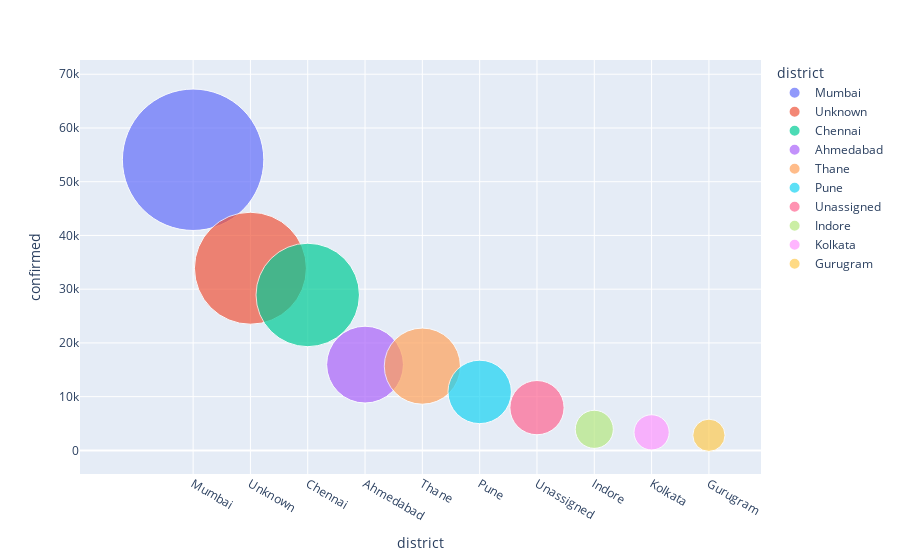
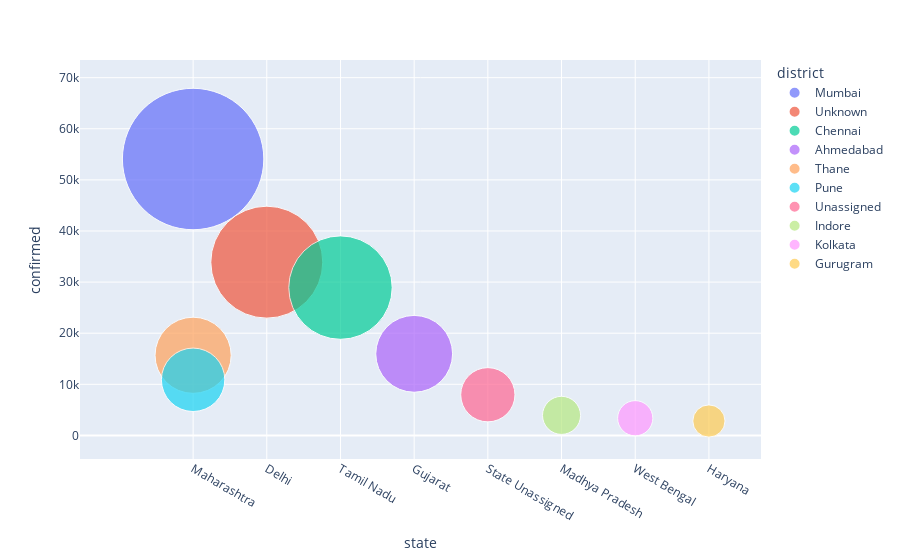

Notebook code for these charts, in order:
### Markdown cell above
# TOP INDIAN STATES THAT ARE EFFECTED

### Code cell
fig=px.scatter(sorted_data.head(10),x='district',y='confirmed',size='confirmed', color='district',hover_name='district',size_max=100)

fig.update_layout() ## to apply some updation .let me check it later
fig.show()
state_fig=px.scatter(sorted_data.head(10),x='state',y='confirmed',size='confirmed', color='district',hover_name='state',size_max=100 )
state_fig.show()

### Figure 1 — Plotly figure (JSON) as saved in the notebook; plotly's stock layout.template omitted (floating-point values rounded to 4 significant figures)
{"data": [{"hovertemplate": "<b>%{hovertext}</b><br><br>district=%{x}<br>confirmed=%{marker.size}<extra></extra>", "hovertext": ["Mumbai"], "legendgroup": "Mumbai", "marker": {"color": "#636efa", "size": [54085], "sizemode": "area", "sizeref": 5.409, "symbol": "circle"}, "mode": "markers", "name": "Mumbai", "orientation": "v", "showlegend": true, "type": "scatter", "x": ["Mumbai"], "xaxis": "x", "y": [54085], "yaxis": "y"}, {"hovertemplate": "<b>%{hovertext}</b><br><br>district=%{x}<br>confirmed=%{marker.size}<extra></extra>", "hovertext": ["Unknown"], "legendgroup": "Unknown", "marker": {"color": "#EF553B", "size": [33899], "sizemode": "area", "sizeref": 5.409, "symbol": "circle"}, "mode": "markers", "name": "Unknown", "orientation": "v", "showlegend": true, "type": "scatter", "x": ["Unknown"], "xaxis": "x", "y": [33899], "yaxis": "y"}, {"hovertemplate": "<b>%{hovertext}</b><br><br>district=%{x}<br>confirmed=%{marker.size}<extra></extra>", "hovertext": ["Chennai"], "legendgroup": "Chennai", "marker": {"color": "#00cc96", "size": [28924], "sizemode": "area", "sizeref": 5.409, "symbol": "circle"}, "mode": "markers", "name": "Chennai", "orientation": "v", "showlegend": true, "type": "scatter", "x": ["Chennai"], "xaxis": "x", "y": [28924], "yaxis": "y"}, {"hovertemplate": "<b>%{hovertext}</b><br><br>district=%{x}<br>confirmed=%{marker.size}<extra></extra>", "hovertext": ["Ahmedabad"], "legendgroup": "Ahmedabad", "marker": {"color": "#ab63fa", "size": [15962], "sizemode": "area", "sizeref": 5.409, "symbol": "circle"}, "mode": "markers", "name": "Ahmedabad", "orientation": "v", "showlegend": true, "type": "scatter", "x": ["Ahmedabad"], "xaxis": "x", "y": [15962], "yaxis": "y"}, {"hovertemplate": "<b>%{hovertext}</b><br><br>district=%{x}<br>confirmed=%{marker.size}<extra></extra>", "hovertext": ["Thane"], "legendgroup": "Thane", "marker": {"color": "#FFA15A", "size": [15679], "sizemode": "area", "sizeref": 5.409, "symbol": "circle"}, "mode": "markers", "name": "Thane", "orientation": "v", "showlegend": true, "type": "scatter", "x": ["Thane"], "xaxis": "x", "y": [15679], "yaxis": "y"}, {"hovertemplate": "<b>%{hovertext}</b><br><br>district=%{x}<br>confirmed=%{marker.size}<extra></extra>", "hovertext": ["Pune"], "legendgroup": "Pune", "marker": {"color": "#19d3f3", "size": [10882], "sizemode": "area", "sizeref": 5.409, "symbol": "circle"}, "mode": "markers", "name": "Pune", "orientation": "v", "showlegend": true, "type": "scatter", "x": ["Pune"], "xaxis": "x", "y": [10882], "yaxis": "y"}, {"hovertemplate": "<b>%{hovertext}</b><br><br>district=%{x}<br>confirmed=%{marker.size}<extra></extra>", "hovertext": ["Unassigned"], "legendgroup": "Unassigned", "marker": {"color": "#FF6692", "size": [7955], "sizemode": "area", "sizeref": 5.409, "symbol": "circle"}, "mode": "markers", "name": "Unassigned", "orientation": "v", "showlegend": true, "type": "scatter", "x": ["Unassigned"], "xaxis": "x", "y": [7955], "yaxis": "y"}, {"hovertemplate": "<b>%{hovertext}</b><br><br>district=%{x}<br>confirmed=%{marker.size}<extra></extra>", "hovertext": ["Indore"], "legendgroup": "Indore", "marker": {"color": "#B6E880", "size": [3922], "sizemode": "area", "sizeref": 5.409, "symbol": "circle"}, "mode": "markers", "name": "Indore", "orientation": "v", "showlegend": true, "type": "scatter", "x": ["Indore"], "xaxis": "x", "y": [3922], "yaxis": "y"}, {"hovertemplate": "<b>%{hovertext}</b><br><br>district=%{x}<br>confirmed=%{marker.size}<extra></extra>", "hovertext": ["Kolkata"], "legendgroup": "Kolkata", "marker": {"color": "#FF97FF", "size": [3356], "sizemode": "area", "sizeref": 5.409, "symbol": "circle"}, "mode": "markers", "name": "Kolkata", "orientation": "v", "showlegend": true, "type": "scatter", "x": ["Kolkata"], "xaxis": "x", "y": [3356], "yaxis": "y"}, {"hovertemplate": "<b>%{hovertext}</b><br><br>district=%{x}<br>confirmed=%{marker.size}<extra></extra>", "hovertext": ["Gurugram"], "legendgroup": "Gurugram", "marker": {"color": "#FECB52", "size": [2815], "sizemode": "area", "sizeref": 5.409, "symbol": "circle"}, "mode": "markers", "name": "Gurugram", "orientation": "v", "showlegend": true, "type": "scatter", "x": ["Gurugram"], "xaxis": "x", "y": [2815], "yaxis": "y"}], "layout": {"legend": {"itemsizing": "constant", "title": {"text": "district"}, "tracegroupgap": 0}, "margin": {"t": 60}, "xaxis": {"anchor": "y", "categoryarray": ["Mumbai", "Unknown", "Chennai", "Ahmedabad", "Thane", "Pune", "Unassigned", "Indore", "Kolkata", "Gurugram"], "categoryorder": "array", "domain": [0, 1], "title": {"text": "district"}}, "yaxis": {"anchor": "x", "domain": [0, 1], "title": {"text": "confirmed"}}}}

### Figure 2 — Plotly figure (JSON) as saved in the notebook; plotly's stock layout.template omitted (floating-point values rounded to 4 significant figures)
{"data": [{"hovertemplate": "<b>%{hovertext}</b><br><br>district=Mumbai<br>state=%{x}<br>confirmed=%{marker.size}<extra></extra>", "hovertext": ["Maharashtra"], "legendgroup": "Mumbai", "marker": {"color": "#636efa", "size": [54085], "sizemode": "area", "sizeref": 5.409, "symbol": "circle"}, "mode": "markers", "name": "Mumbai", "orientation": "v", "showlegend": true, "type": "scatter", "x": ["Maharashtra"], "xaxis": "x", "y": [54085], "yaxis": "y"}, {"hovertemplate": "<b>%{hovertext}</b><br><br>district=Unknown<br>state=%{x}<br>confirmed=%{marker.size}<extra></extra>", "hovertext": ["Delhi"], "legendgroup": "Unknown", "marker": {"color": "#EF553B", "size": [33899], "sizemode": "area", "sizeref": 5.409, "symbol": "circle"}, "mode": "markers", "name": "Unknown", "orientation": "v", "showlegend": true, "type": "scatter", "x": ["Delhi"], "xaxis": "x", "y": [33899], "yaxis": "y"}, {"hovertemplate": "<b>%{hovertext}</b><br><br>district=Chennai<br>state=%{x}<br>confirmed=%{marker.size}<extra></extra>", "hovertext": ["Tamil Nadu"], "legendgroup": "Chennai", "marker": {"color": "#00cc96", "size": [28924], "sizemode": "area", "sizeref": 5.409, "symbol": "circle"}, "mode": "markers", "name": "Chennai", "orientation": "v", "showlegend": true, "type": "scatter", "x": ["Tamil Nadu"], "xaxis": "x", "y": [28924], "yaxis": "y"}, {"hovertemplate": "<b>%{hovertext}</b><br><br>district=Ahmedabad<br>state=%{x}<br>confirmed=%{marker.size}<extra></extra>", "hovertext": ["Gujarat"], "legendgroup": "Ahmedabad", "marker": {"color": "#ab63fa", "size": [15962], "sizemode": "area", "sizeref": 5.409, "symbol": "circle"}, "mode": "markers", "name": "Ahmedabad", "orientation": "v", "showlegend": true, "type": "scatter", "x": ["Gujarat"], "xaxis": "x", "y": [15962], "yaxis": "y"}, {"hovertemplate": "<b>%{hovertext}</b><br><br>district=Thane<br>state=%{x}<br>confirmed=%{marker.size}<extra></extra>", "hovertext": ["Maharashtra"], "legendgroup": "Thane", "marker": {"color": "#FFA15A", "size": [15679], "sizemode": "area", "sizeref": 5.409, "symbol": "circle"}, "mode": "markers", "name": "Thane", "orientation": "v", "showlegend": true, "type": "scatter", "x": ["Maharashtra"], "xaxis": "x", "y": [15679], "yaxis": "y"}, {"hovertemplate": "<b>%{hovertext}</b><br><br>district=Pune<br>state=%{x}<br>confirmed=%{marker.size}<extra></extra>", "hovertext": ["Maharashtra"], "legendgroup": "Pune", "marker": {"color": "#19d3f3", "size": [10882], "sizemode": "area", "sizeref": 5.409, "symbol": "circle"}, "mode": "markers", "name": "Pune", "orientation": "v", "showlegend": true, "type": "scatter", "x": ["Maharashtra"], "xaxis": "x", "y": [10882], "yaxis": "y"}, {"hovertemplate": "<b>%{hovertext}</b><br><br>district=Unassigned<br>state=%{x}<br>confirmed=%{marker.size}<extra></extra>", "hovertext": ["State Unassigned"], "legendgroup": "Unassigned", "marker": {"color": "#FF6692", "size": [7955], "sizemode": "area", "sizeref": 5.409, "symbol": "circle"}, "mode": "markers", "name": "Unassigned", "orientation": "v", "showlegend": true, "type": "scatter", "x": ["State Unassigned"], "xaxis": "x", "y": [7955], "yaxis": "y"}, {"hovertemplate": "<b>%{hovertext}</b><br><br>district=Indore<br>state=%{x}<br>confirmed=%{marker.size}<extra></extra>", "hovertext": ["Madhya Pradesh"], "legendgroup": "Indore", "marker": {"color": "#B6E880", "size": [3922], "sizemode": "area", "sizeref": 5.409, "symbol": "circle"}, "mode": "markers", "name": "Indore", "orientation": "v", "showlegend": true, "type": "scatter", "x": ["Madhya Pradesh"], "xaxis": "x", "y": [3922], "yaxis": "y"}, {"hovertemplate": "<b>%{hovertext}</b><br><br>district=Kolkata<br>state=%{x}<br>confirmed=%{marker.size}<extra></extra>", "hovertext": ["West Bengal"], "legendgroup": "Kolkata", "marker": {"color": "#FF97FF", "size": [3356], "sizemode": "area", "sizeref": 5.409, "symbol": "circle"}, "mode": "markers", "name": "Kolkata", "orientation": "v", "showlegend": true, "type": "scatter", "x": ["West Bengal"], "xaxis": "x", "y": [3356], "yaxis": "y"}, {"hovertemplate": "<b>%{hovertext}</b><br><br>district=Gurugram<br>state=%{x}<br>confirmed=%{marker.size}<extra></extra>", "hovertext": ["Haryana"], "legendgroup": "Gurugram", "marker": {"color": "#FECB52", "size": [2815], "sizemode": "area", "sizeref": 5.409, "symbol": "circle"}, "mode": "markers", "name": "Gurugram", "orientation": "v", "showlegend": true, "type": "scatter", "x": ["Haryana"], "xaxis": "x", "y": [2815], "yaxis": "y"}], "layout": {"legend": {"itemsizing": "constant", "title": {"text": "district"}, "tracegroupgap": 0}, "margin": {"t": 60}, "xaxis": {"anchor": "y", "domain": [0, 1], "title": {"text": "state"}}, "yaxis": {"anchor": "x", "domain": [0, 1], "title": {"text": "confirmed"}}}}
